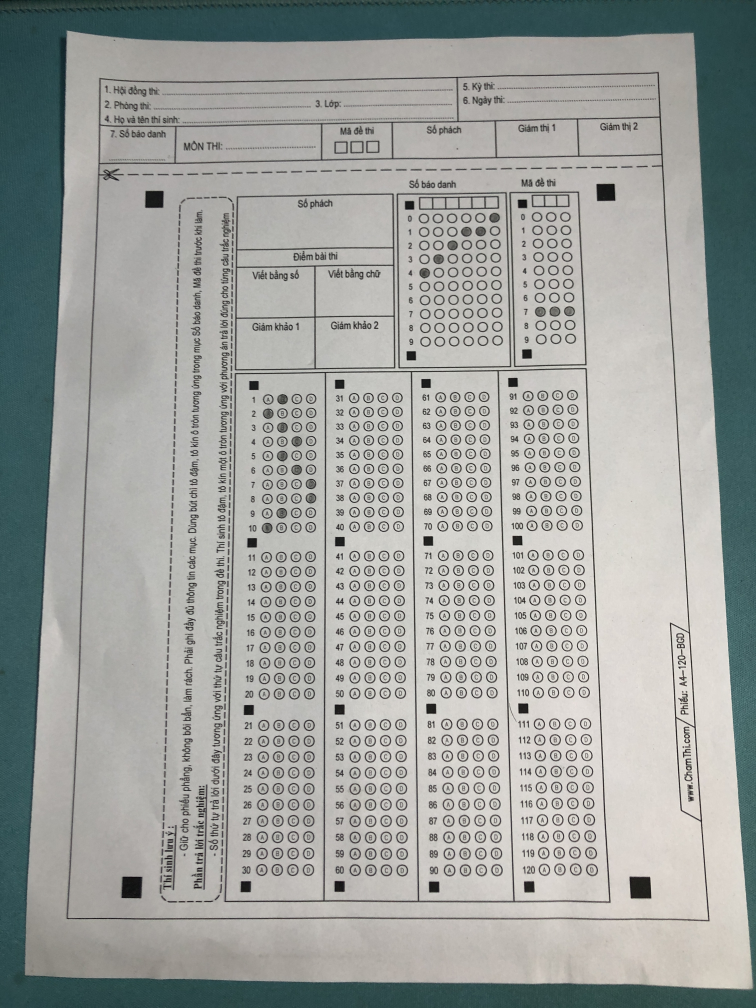
#> input picture IMG_6003.JPG, 3024 x 4032 px (shown at 1/4 size)
$ python chapter7.py
#> lines starting #> are read from the running program, lines starting #| are printed output that depends on the picture
import cv2
import numpy as np

path = "IMG_6003.JPG"
img = cv2.imread(path)
#> img is the input picture: shape (4032, 3024, 3); mean B, G, R 157.7, 161, 157.9
img = cv2.resize(img, (800, 800))
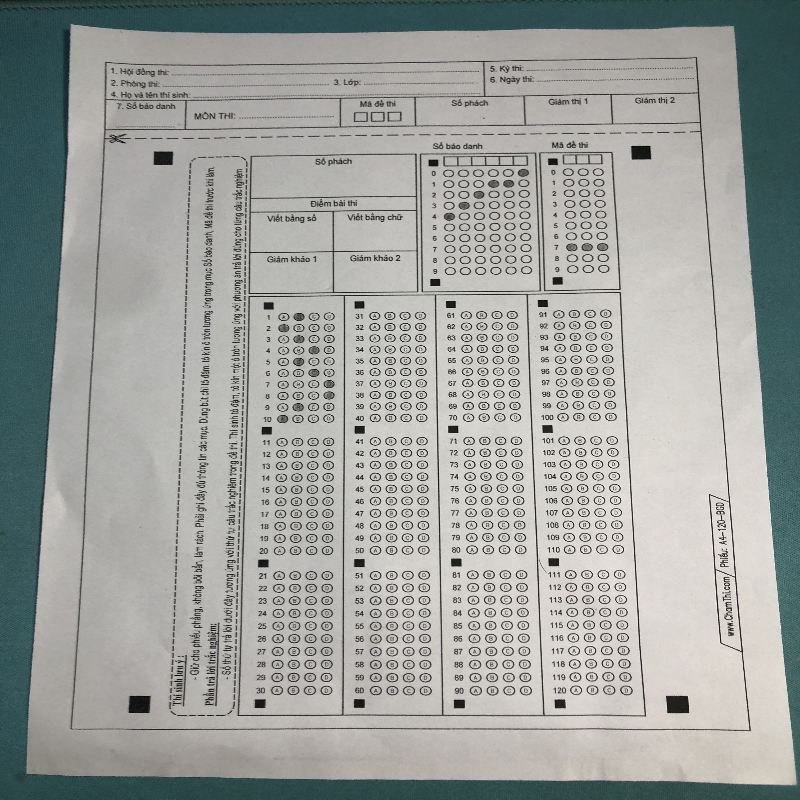
#> img: shape (800, 800, 3); mean B, G, R 157.6, 160.9, 157.8

img_luv = cv2.cvtColor(img, cv2.COLOR_BGR2LUV)
#> img_luv: shape (800, 800, 3); mean of channels 0, 1, 2 166, 95.7, 138.4
img_blurr = cv2.GaussianBlur(img_luv, (5,5), 0)
#> img_blurr: shape (800, 800, 3); mean of channels 0, 1, 2 166, 95.7, 138.4
img_canny = cv2.Canny(img, 200, 200)
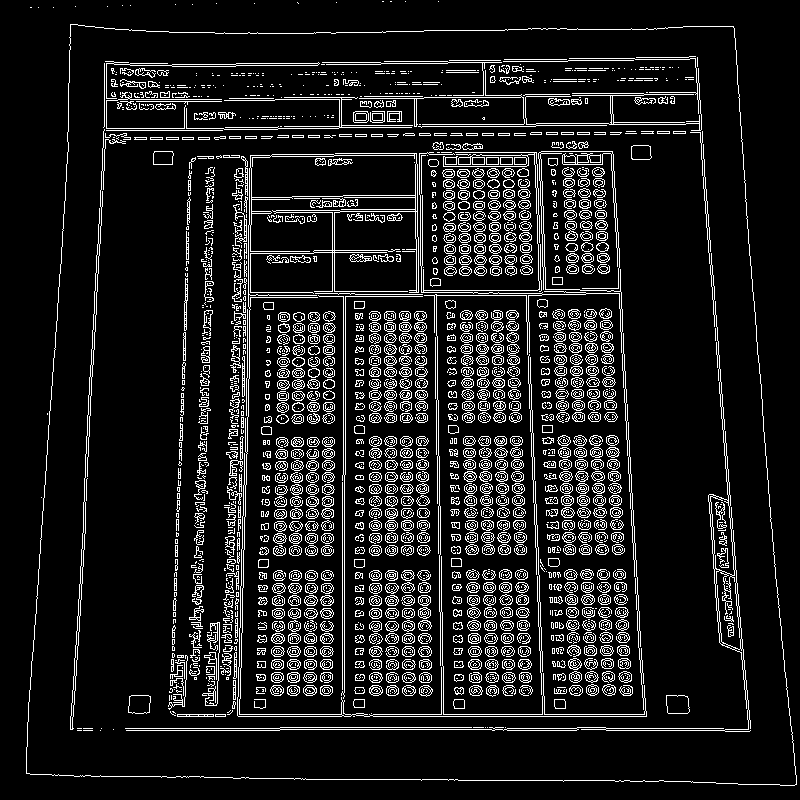
#> img_canny: shape (800, 800); 11% white in thin lines or dots
# img_dialation = cv2.dilate(img_canny, kernel, iterations=5)
cv2.imshow("img", img_luv)
cv2.imshow("luv", img_canny)

cv2.waitKey(0)

$ run again, with IMG_6004.JPG copied over IMG_6003.JPG
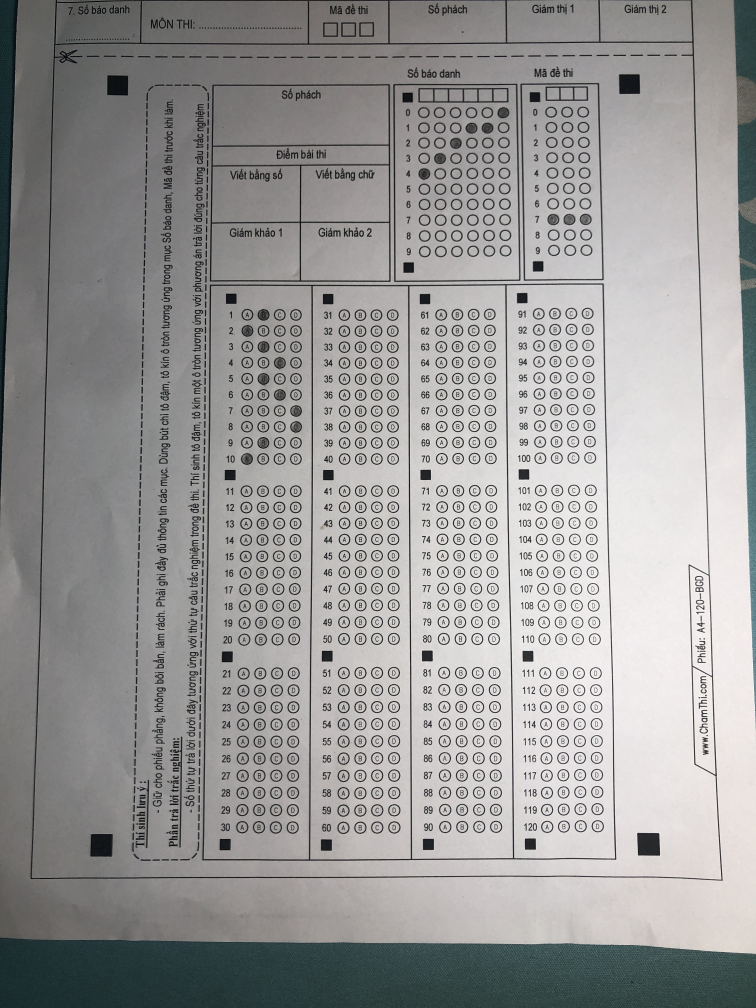
#> input picture IMG_6004.JPG, 3024 x 4032 px (shown at 1/4 size)
#> img is the input picture: shape (4032, 3024, 3); mean B, G, R 152.1, 152.9, 153.3
#> `img = cv2.resize(img, (800, 800))`:
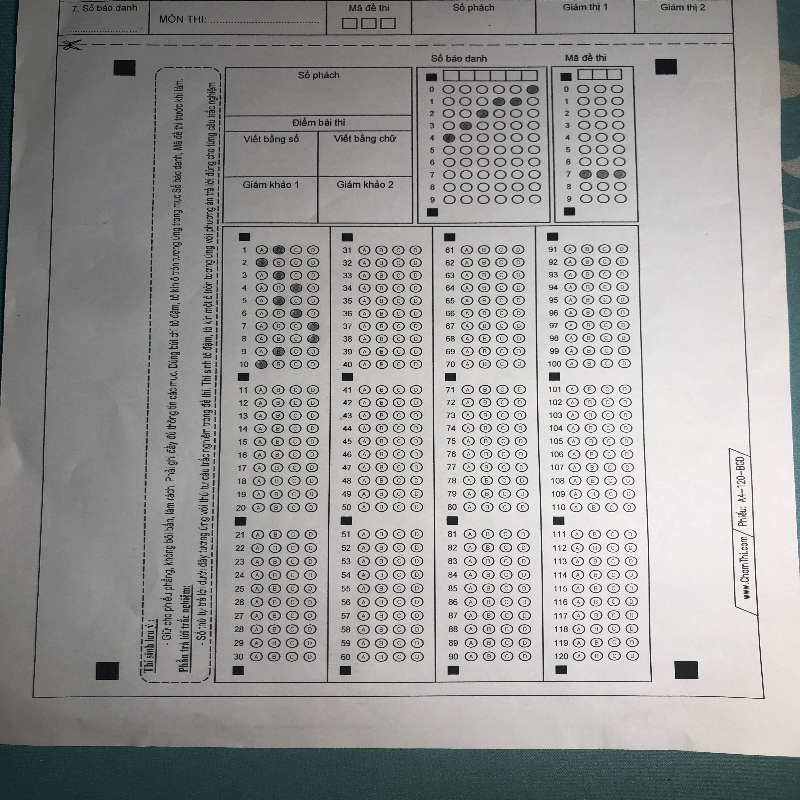
#> img: shape (800, 800, 3); mean B, G, R 152, 152.8, 153.2
#> img_luv: shape (800, 800, 3); mean of channels 0, 1, 2 158.5, 96.7, 137.1
#> img_blurr: shape (800, 800, 3); mean of channels 0, 1, 2 158.5, 96.7, 137.1
#> `img_canny = cv2.Canny(img, 200, 200)`:
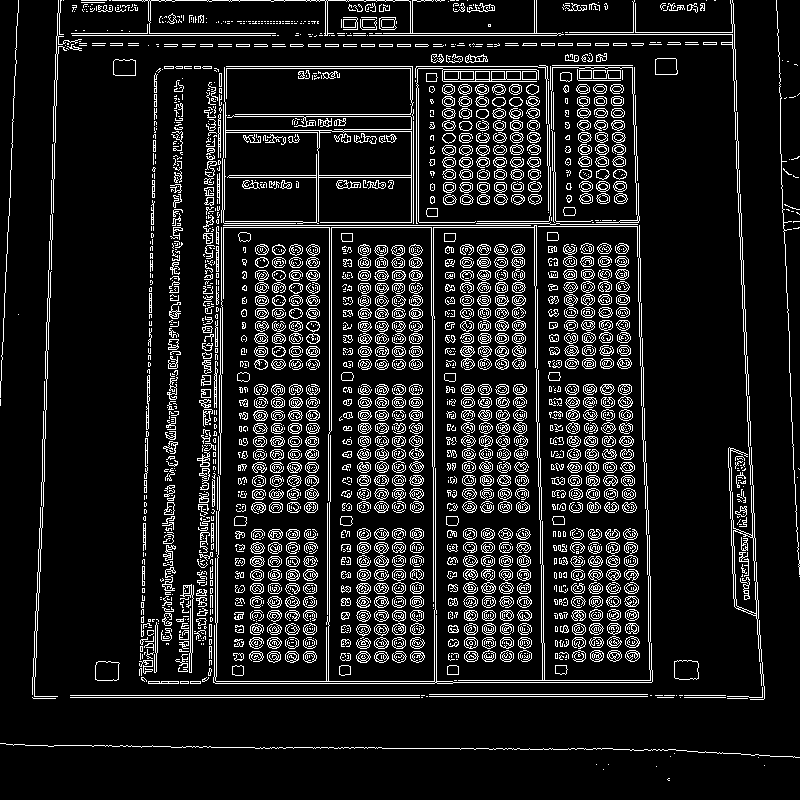
#> img_canny: shape (800, 800); 11.5% white in thin lines or dots

$ run again, with IMG_6006.JPG copied over IMG_6003.JPG
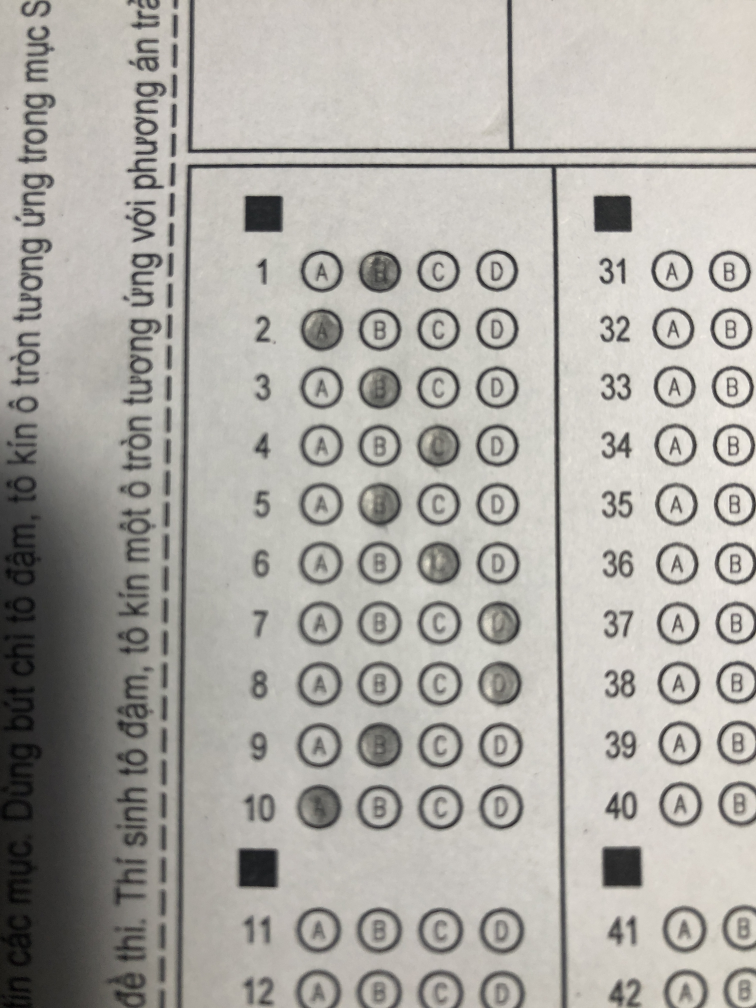
#> input picture IMG_6006.JPG, 3024 x 4032 px (shown at 1/4 size)
#> img is the input picture: shape (4032, 3024, 3); mean B, G, R 164.8, 170.2, 172.7
#> `img = cv2.resize(img, (800, 800))`:
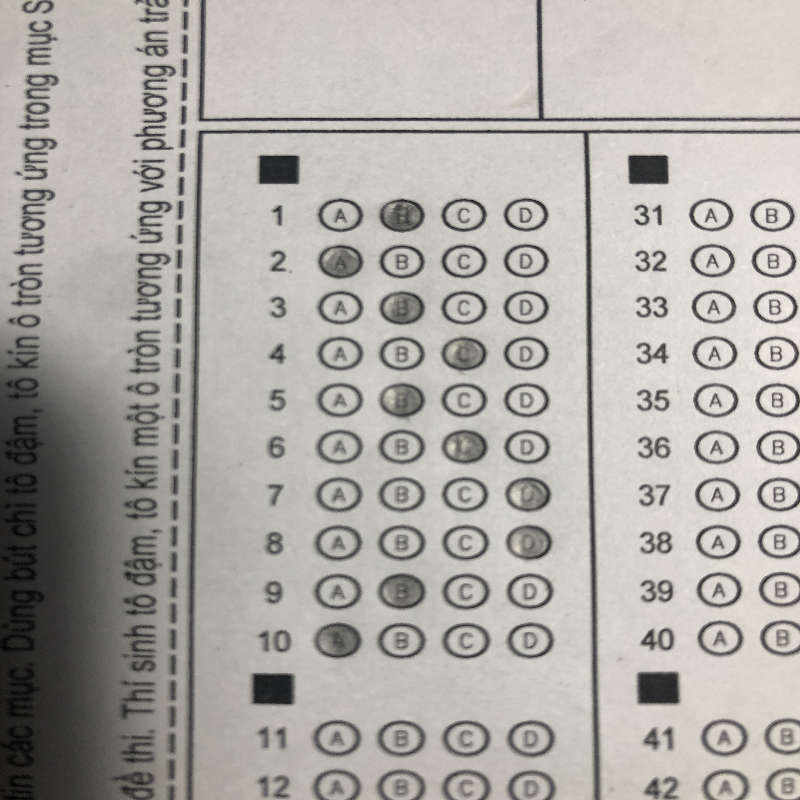
#> img: shape (800, 800, 3); mean B, G, R 164.7, 170.1, 172.6
#> img_luv: shape (800, 800, 3); mean of channels 0, 1, 2 175.7, 97.7, 140.6
#> img_blurr: shape (800, 800, 3); mean of channels 0, 1, 2 175.7, 97.7, 140.6
#> `img_canny = cv2.Canny(img, 200, 200)`:
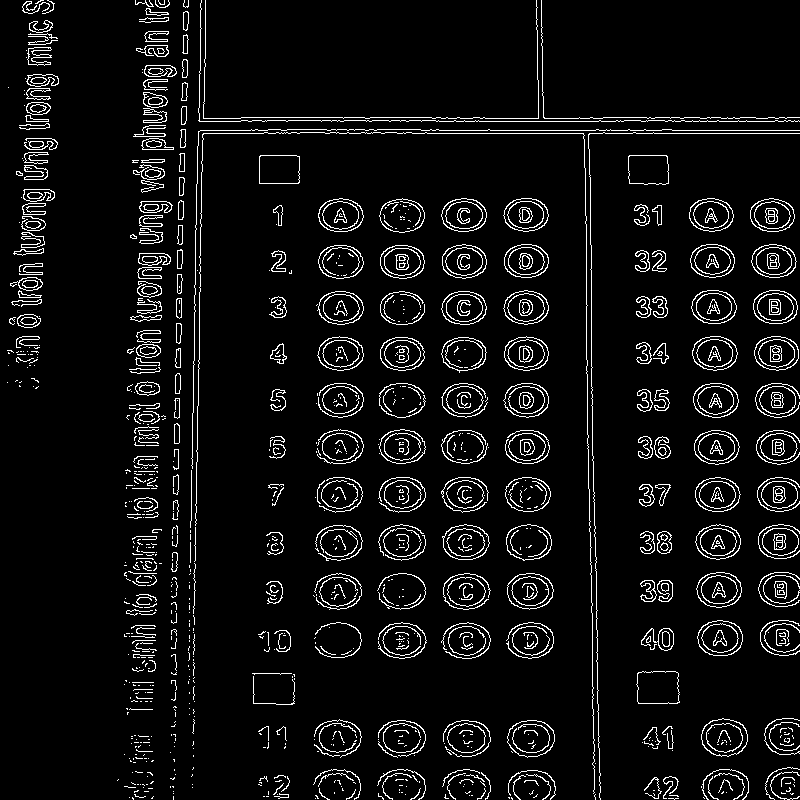
#> img_canny: shape (800, 800); 6.3% white in thin lines or dots

$ run again, with IMG_6009.JPG copied over IMG_6003.JPG
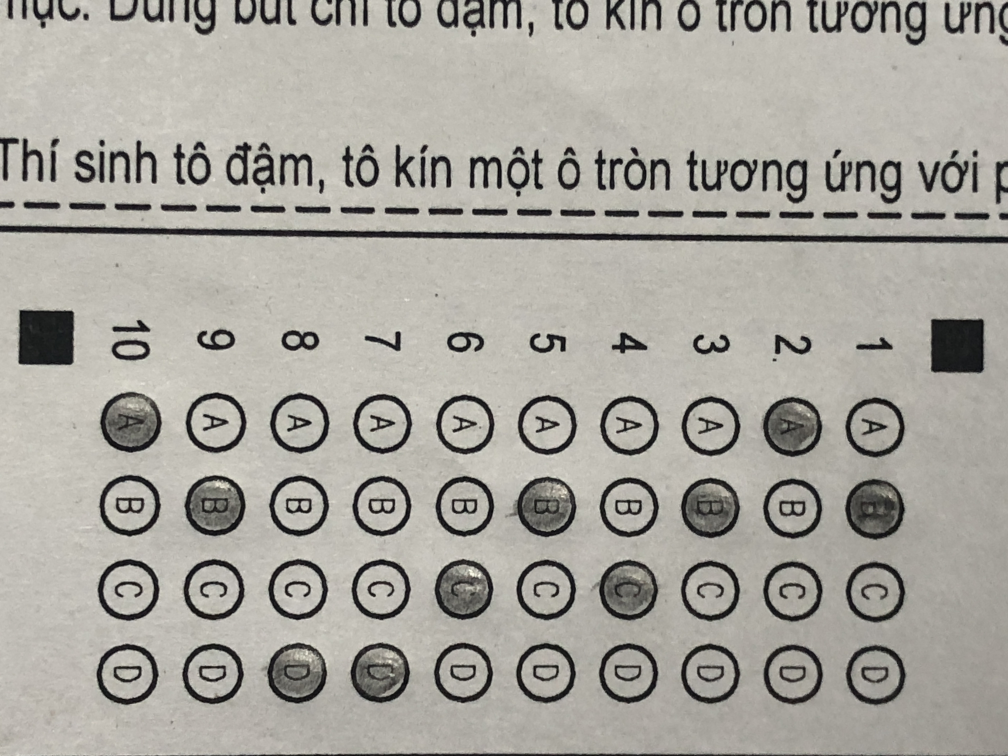
#> input picture IMG_6009.JPG, 4032 x 3024 px (shown at 1/4 size)
#> img is the input picture: shape (3024, 4032, 3); mean B, G, R 157.3, 164.5, 167.1
#> `img = cv2.resize(img, (800, 800))`:
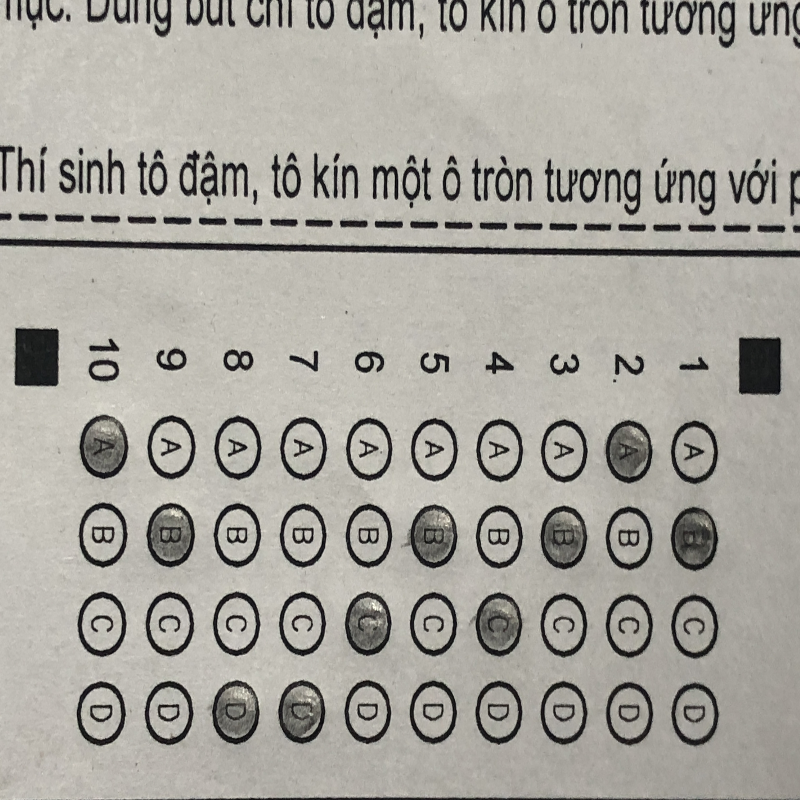
#> img: shape (800, 800, 3); mean B, G, R 157.2, 164.4, 167
#> img_luv: shape (800, 800, 3); mean of channels 0, 1, 2 170, 97.8, 141.9
#> img_blurr: shape (800, 800, 3); mean of channels 0, 1, 2 170, 97.8, 141.9
#> `img_canny = cv2.Canny(img, 200, 200)`:
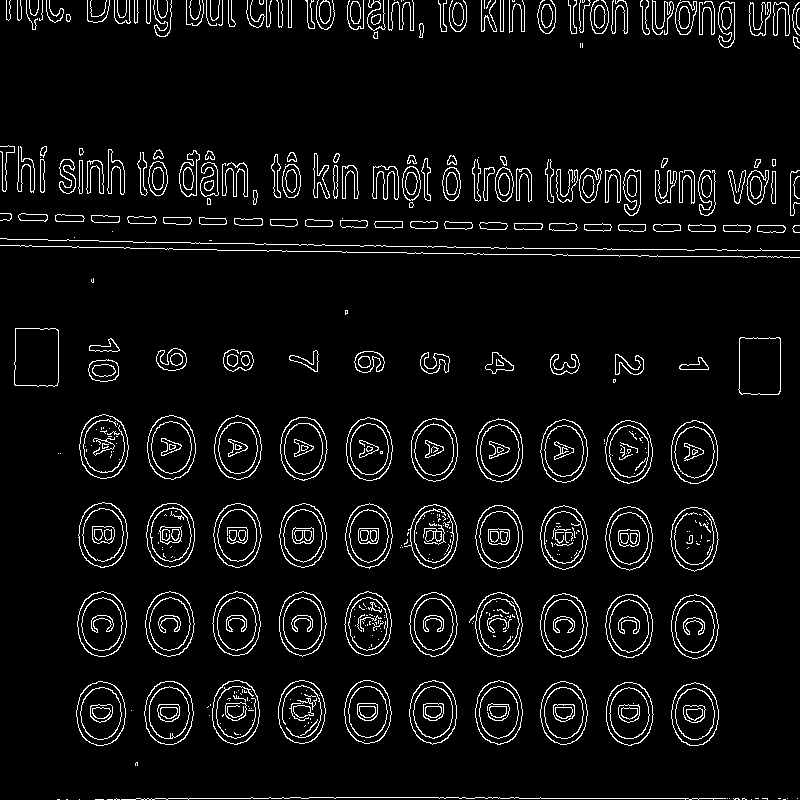
#> img_canny: shape (800, 800); 5.6% white in thin lines or dots
